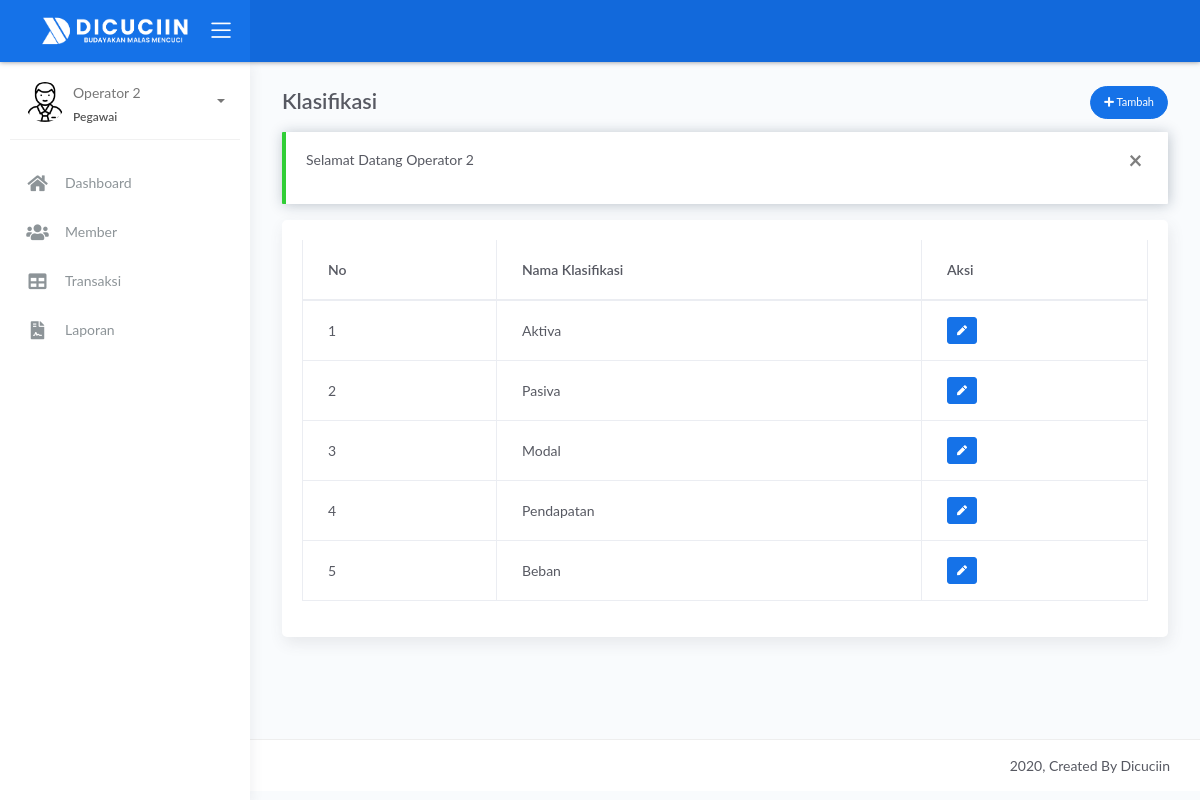
/operator/index.php?page=klasifikasi (signed in), run on the app's committed database.
### tables this page shows
CREATE TABLE `klasifikasi` (
  `id_klasifikasi` int(11) NOT NULL,
  `nama_klasifikasi` varchar(10) NOT NULL
);

### operator/sistem/content.php (called while the page is built, shortened)
<?php
$get_page = $_GET['page'];
switch ($get_page) {
    case 'klasifikasi':
        $title = 'Klasifikasi';
        break;
}

### operator/views/klasifikasi.php (the view, shortened to what this page needs)
<?php
$query = mysqli_query($koneksi, "SELECT * FROM klasifikasi");
?>
<div class="page-inner">
    <div class="row heading">
        <div class="col-7">
            <h2 class="pb-2 fw-bold"><?= $title ?></h2>
        </div>
        <div class="col-5 text-right ml-auto">
            <a href="#add_klasifikasi" class="btn btn-primary btn-round btn-sm" data-toggle="modal" data-target="#add_klasifikasi">
                <i class="fa fa-plus"></i> Tambah
            </a>
        </div>
    </div>
    <?php if (@$_SESSION['pesan']): ?>
        <div class="alert alert-<?= $_SESSION['pesan']['status'] == 'error' ? 'danger' : $_SESSION['pesan']['status'] ?> alert-dismisable fade show" role="alert">
            <button class="close" data-dismiss="alert" aria-label="Close">
                <span aria-hidden="true">&times;</span>
            </button>
            <p><?= $_SESSION['pesan']['msg'] ?></p>
        </div>
    <?php endif; ?>
    <div class="main-content">
        <div class="card">
            <div class="card-body">
                <div class="table-responsive">
                    <table class="table table-bordered">
                        <thead>
                            <th>No</th>
                            <th>Nama Klasifikasi</th>
                            <th>Aksi</th>
                        </thead>
                        <tbody>
                            <?php while ($row = mysqli_fetch_assoc($query)): ?>
                                <tr>
                                    <td><?= $row['id_klasifikasi'] ?></td>
                                    <td><?= $row['nama_klasifikasi'] ?></td>
                                    <td>
                                        <a href="javascript:void(0)" class="btn btn-primary btn-xs btn-edit-klasifikasi" data-toggle="modal" data-target="#edit_klasifikasi" data-klasifikasi="<?= base64_encode(json_encode($row)) ?>"><i class="fa fa-pen"></i></a>
                                    </td>
                                </tr>
                            <?php endwhile; ?>
                        </tbody>
                    </table>
                </div>
            </div>
        </div>
    </div>
</div>

### data on the page
klasifikasi: id_klasifikasi "1", nama_klasifikasi "Aktiva"
klasifikasi: id_klasifikasi "2", nama_klasifikasi "Pasiva"
klasifikasi: id_klasifikasi "3", nama_klasifikasi "Modal"
klasifikasi: id_klasifikasi "4", nama_klasifikasi "Pendapatan"
klasifikasi: id_klasifikasi "5", nama_klasifikasi "Beban"

### other printed values
$_SESSION['nama'] "Operator 2"
$_SESSION['level'] "Pegawai"
$title "Klasifikasi"
$_SESSION['pesan']['msg'] "Selamat Datang Operator 2"
